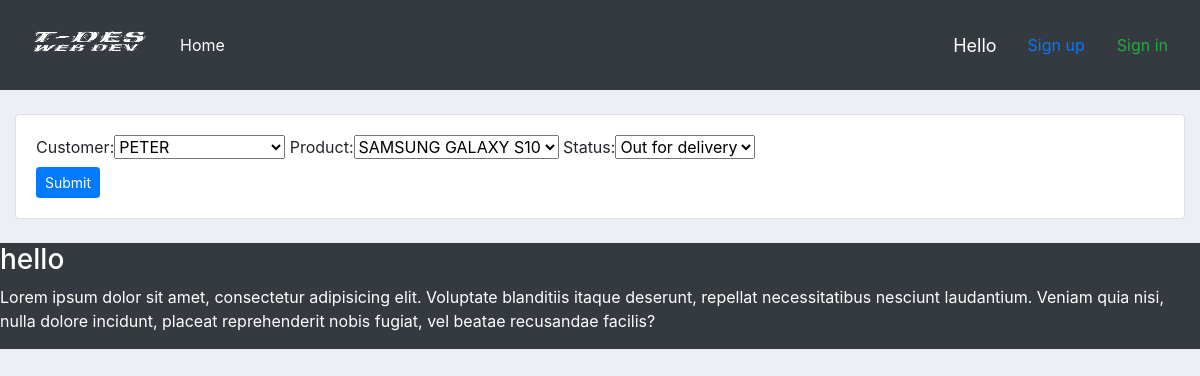
The page /update_order/1/ on the database its author committed.
### accounts/models.py (models this page shows, shortened)
class Order(models.Model):
    STATUS = (
			('Pending', 'Pending'),
			('Out for delivery', 'Out for delivery'),
			('Delivered', 'Delivered'),
			)
    customer = models.ForeignKey(Customer, null=True, on_delete=models.SET_NULL)
    product = models.ForeignKey(Product, null=True, on_delete=models.SET_NULL)
    date_created = models.DateTimeField(auto_now_add=True, null=True)
    status = models.CharField(max_length=200, null=True, choices=STATUS)

### accounts/views.py (the view)
# urls.py: path('update_order/<str:pk>/', views.updateOrder, name="updateOrder"),
def updateOrder(request, pk):
    order = Order.objects.get(id=pk)
    form = OrderForm(instance=order)
    if request.method == 'POST':
        form = OrderForm(request.POST, instance=order)
        if form.is_valid():
            form.save()
            return redirect('/dashboard')
    context = {'form':form}
    return render(request, 'create_order.html', context)

### accounts/form.py
class OrderForm(ModelForm):
    class Meta:
        model = Order
        fields = '__all__'

### accounts/models.py (called while the page is built)
    def __str__(self):
        return self.name

    def __str__(self):
        return self.name

### templates/create_order.html (shortened to what this page needs)
{% extends "index.html" %}
{% block content %}
<div class="row">
    <div class="col">
        <div class="card card-body">
            <form action="" method="POST">
                {{form}}
                <br>
                <input class="btn btn-sm btn-primary" type="submit" name="submit">
            </form>
        </div>
    </div>
</div>
{% endblock %}

### static/css/main.css (style rules this page uses)
.bg { background-color: #eceff5; }

### rows shown on the page
Order: customer "PETER", product "SAMSUNG GALAXY S10", status "Out for delivery"
